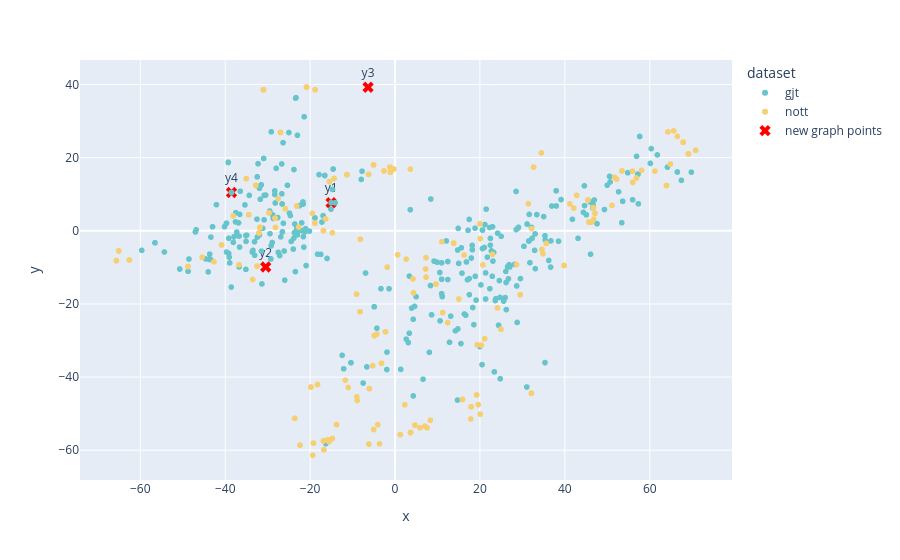

The cell this chart's notebook holds for it:
### Code cell
chords_list = [metadata[i]['chords'] for i in range(len(y_graph))]
datasets_list = [metadata[i]['dataset'] for i in range(len(y_graph))]
df_graph = pd.DataFrame({
    'x': y_graph[:,0],
    'y': y_graph[:,1],
    'chords': chords_list,
    'dataset': datasets_list
})
fig = px.scatter(
    data_frame=df_graph,
    x='x',
    y='y',
    color='dataset',
    color_discrete_sequence=px.colors.qualitative.Pastel,
    hover_data=['chords'],
)
fig.add_trace(go.Scatter(
    x=new_graph_2d[:, 0],
    y=new_graph_2d[:, 1],
    mode='markers+text',
    marker=dict(color='red', size=10, symbol='x'),
    text=['y1', 'y2', 'y3', 'y4'],
    hovertext=[
        in_seq_1.replace(';','<br>').replace('b_', '<br>b_'),
        in_seq_2.replace(';','<br>').replace('b_', '<br>b_'),
        in_seq_3.replace(';','<br>').replace('b_', '<br>b_'),
        in_seq_4.replace(';','<br>').replace('b_', '<br>b_'),
    ],
    hoverinfo='text',
    textposition='top center',
    name='new graph points'
))
fig.show()

# fig = px.scatter(
#     data_frame=df,
#     x='x',
#     y='y',
#     hover_data=['chords']
# )
# fig.show()

### Figure 1 — Plotly figure (JSON) as saved in the notebook; plotly's stock layout.template omitted (floating-point values rounded to 4 significant figures; data arrays with more than 128 entries replaced by an {"elided": "..."} marker saying what was removed)
{"data": [{"customdata": {"elided": "390x1 str values"}, "hovertemplate": "dataset=gjt<br>x=%{x}<br>y=%{y}<br>chords=%{customdata[0]}<extra></extra>", "legendgroup": "gjt", "marker": {"color": "rgb(102, 197, 204)", "symbol": "circle"}, "mode": "markers", "name": "gjt", "showlegend": true, "type": "scattergl", "x": {"elided": "390 float values"}, "xaxis": "x", "y": {"elided": "390 float values"}, "yaxis": "y"}, {"customdata": {"elided": "664x1 str values"}, "hovertemplate": "dataset=nott<br>x=%{x}<br>y=%{y}<br>chords=%{customdata[0]}<extra></extra>", "legendgroup": "nott", "marker": {"color": "rgb(246, 207, 113)", "symbol": "circle"}, "mode": "markers", "name": "nott", "showlegend": true, "type": "scattergl", "x": {"elided": "664 float values"}, "xaxis": "x", "y": {"elided": "664 float values"}, "yaxis": "y"}, {"hoverinfo": "text", "hovertext": ["<br>b_G:7_@2<br>C:maj7_@2", "<br>b_G:7_@2<br>D:maj7_@2", "<br>b_G:sus4_@4<br>b_G:sus4@4", "<br>b_A:min11_@4<br>b_A:min11_@4"], "marker": {"color": "red", "size": 10, "symbol": "x"}, "mode": "markers+text", "name": "new graph points", "text": ["y1", "y2", "y3", "y4"], "textposition": "top center", "type": "scatter", "x": [-15.06, -30.46, -6.345, -38.52], "y": [7.681, -9.894, 39.26, 10.47]}], "layout": {"legend": {"title": {"text": "dataset"}, "tracegroupgap": 0}, "margin": {"t": 60}, "xaxis": {"anchor": "y", "domain": [0, 1], "title": {"text": "x"}}, "yaxis": {"anchor": "x", "domain": [0, 1], "title": {"text": "y"}}}}
